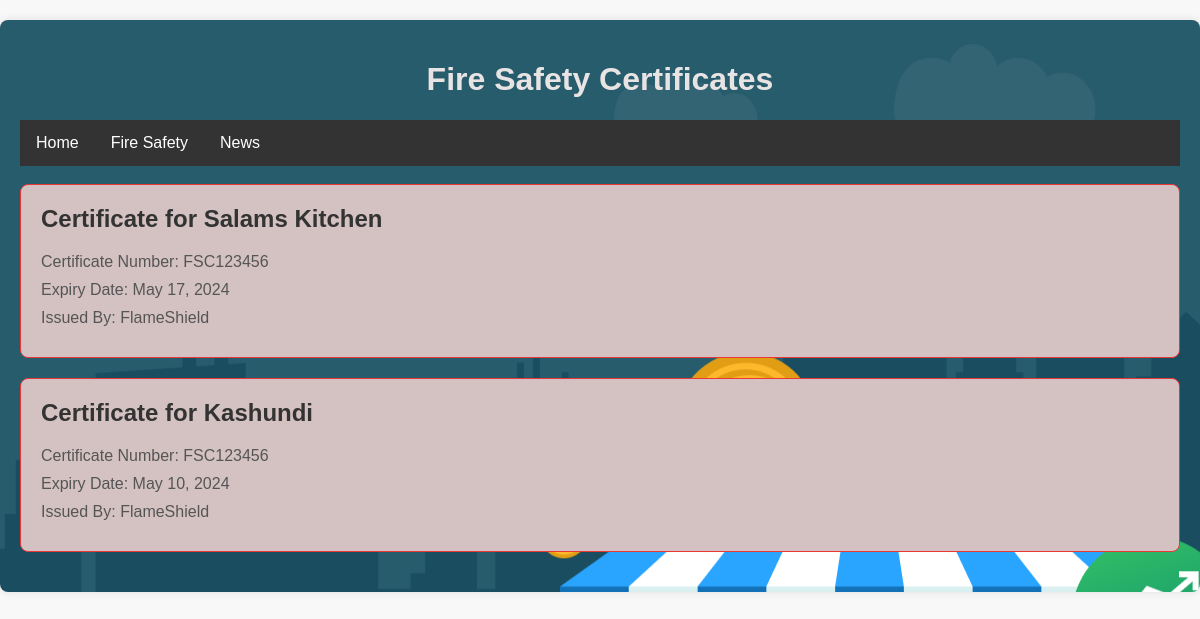
Page /certificate/ on the earlier database version.
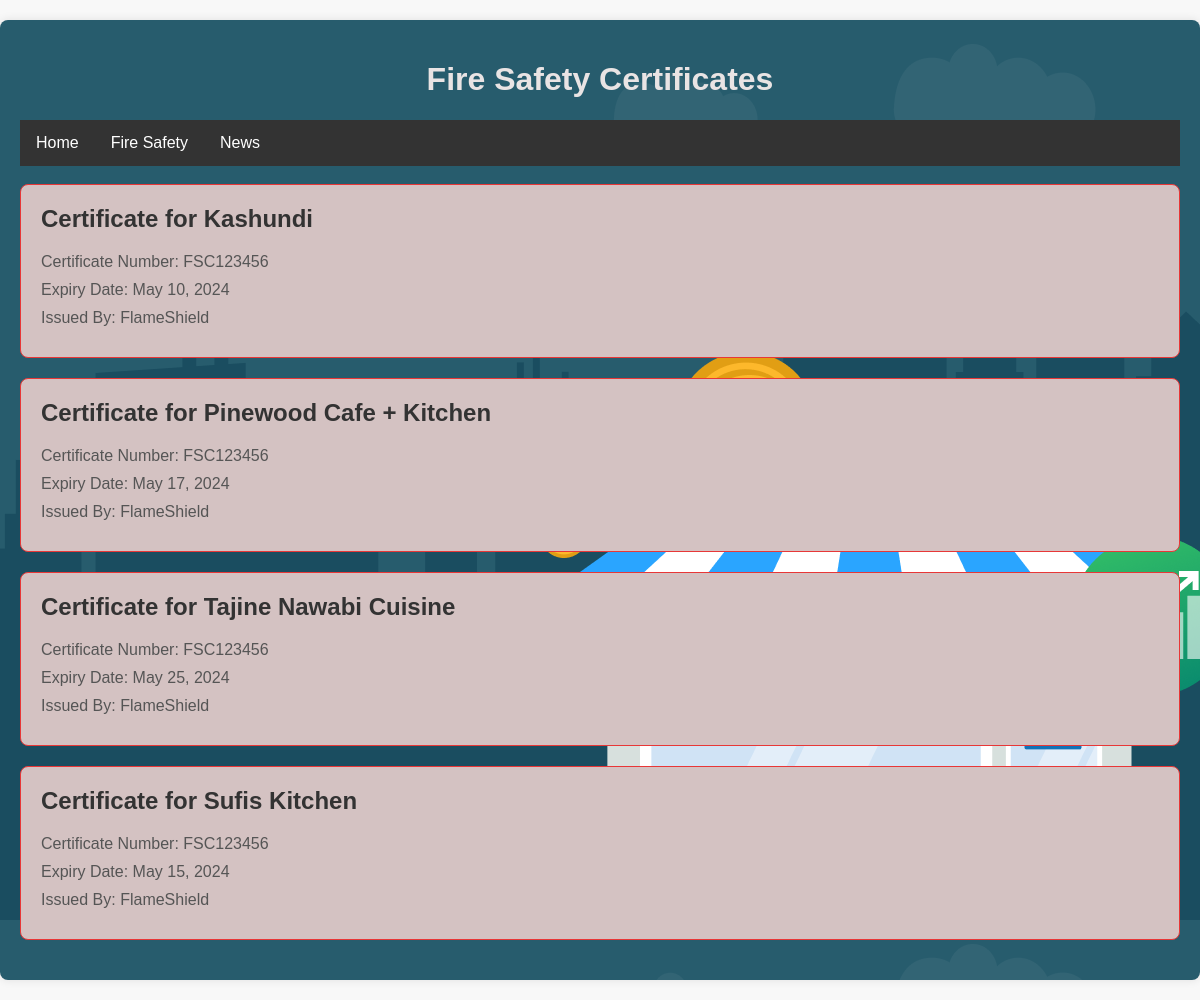
Same page on the later database version.
### app1/models.py (models this page shows)
class addRestaurentModel(models.Model) :
    commpanyName = models.CharField(max_length=50)
    issuedBy = models.CharField(max_length=50)
    expiryDate = models.DateField()
    message = models.TextField()

### app1/views.py (the view)
# urls.py: path('certificate/', views.certificateView, name = "certificate"),
def certificateView(request):
    restaurants = addRestaurentModel.objects.filter()
    args = {
        "restaurants": restaurants,
    }
    return render(request, "certificate.html", args)

### templates/certificate.html (shortened to what this page needs)
<!DOCTYPE html>
<html lang="en">
<head>
</head>
<body>
<div class="container">
  <header> <h1>Fire Safety Certificates</h1> </header>
  <div class="navbar">
    <a href="/home">Home</a>
    <a href="/safety">Fire Safety</a>
    <div class="dropdown">
      <button class="dropbtn">News
      </button>
    </div>
  </div>
  <br>
  {% for i in restaurants %}
  <div class="certificate">
    <h2>Certificate for {{i.commpanyName}}</h2>
    <p>Certificate Number: FSC123456</p>
    <p>Expiry Date: {{i.expiryDate}}</p>
    <p>Issued By: FlameShield</p>
  </div>
{% endfor %}
</div>
</body>
</html>

### templates/certificate.html (style rules this page uses)
body { font-family: Arial, sans-serif; margin: 0; padding: 0; background-color: #f8f8f8; }
.container { max-width: auto; margin: 20px auto; padding: 20px; background-color: #fff; border-radius: 8px; box-shadow: 0 0 10px rgba(0, 0, 0, 0.1); background-image: url('/static/background.jpg'); }
h1 { text-align: center; color: #e9e4e4; }
.certificate { margin-bottom: 20px; padding: 20px; border: 1px solid #e83737; border-radius: 8px; background-color: #d4c2c2; }
.certificate h2 { margin-top: 0; color: #333; }
.certificate p { margin: 10px 0; color: #555; }
.navbar { overflow: hidden; background-color: #333; font-family: Arial; }
.navbar a { float: left; font-size: 16px; color: white; text-align: center; padding: 14px 16px; text-decoration: none; }
.dropdown { float: left; overflow: hidden; }
.dropdown .dropbtn { font-size: 16px; border: none; outline: none; color: white; padding: 14px 16px; background-color: inherit; font-family: inherit; margin: 0; }

Differences in the rows shown:
removed addRestaurentModel: commpanyName "Salams Kitchen", expiryDate "May 17, 2024"
added addRestaurentModel: commpanyName "Pinewood Cafe + Kitchen", expiryDate "May 17, 2024"
added addRestaurentModel: commpanyName "Tajine Nawabi Cuisine", expiryDate "May 25, 2024"
added addRestaurentModel: commpanyName "Sufis Kitchen", expiryDate "May 15, 2024"
